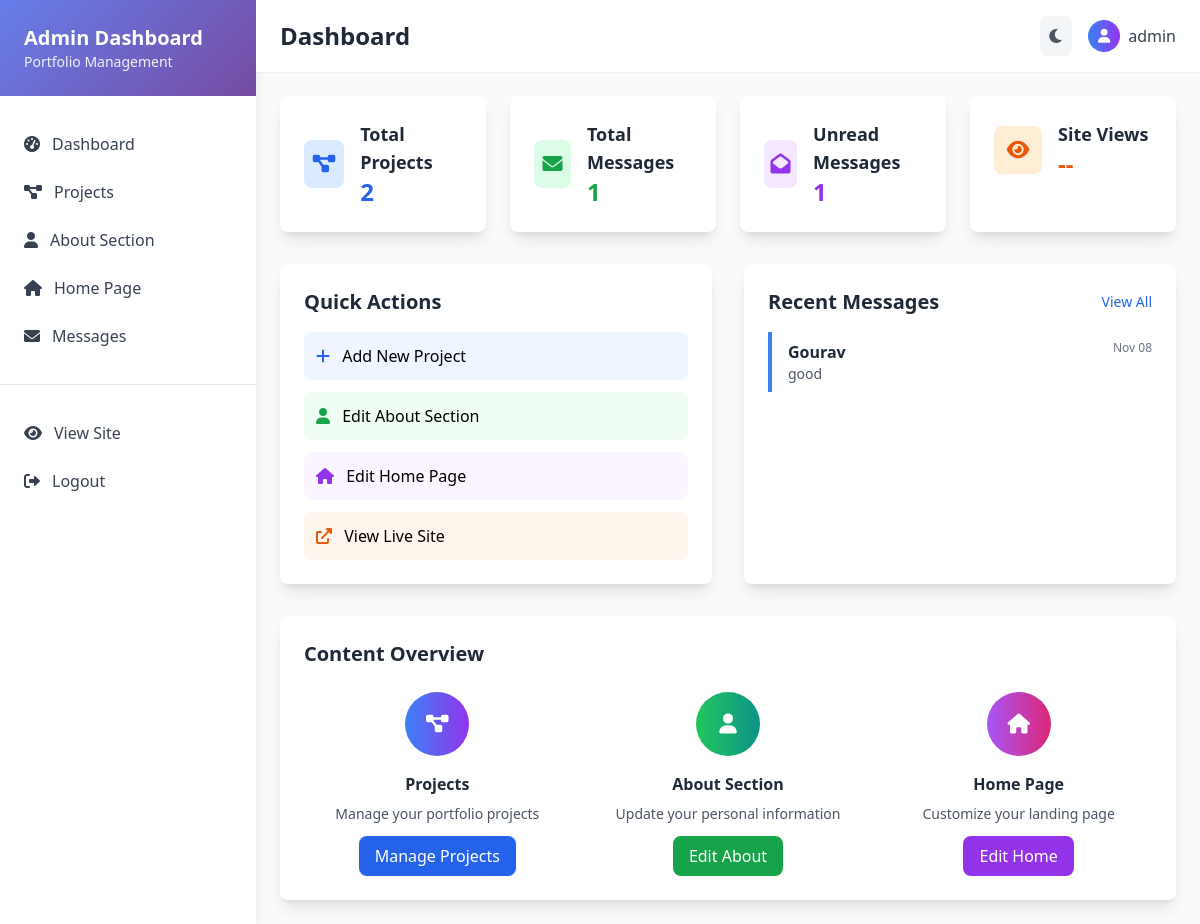
The page /dashboard/ (signed in) on the database its author committed.
### main/models.py (models this page shows, shortened)
class ContactMessage(models.Model):
    name = models.CharField(max_length=100)
    email = models.EmailField()
    subject = models.CharField(max_length=200)
    message = models.TextField()
    created_at = models.DateTimeField(auto_now_add=True)
    is_read = models.BooleanField(default=False)
    class Meta:
        ordering = ['-created_at']

### admin_dashboard/views.py (the view)
# urls.py: path('', views.dashboard, name='dashboard'),
@login_required
def dashboard(request):
    context = {
        'total_projects': Project.objects.count(),
        'total_messages': ContactMessage.objects.count(),
        'unread_messages': ContactMessage.objects.filter(is_read=False).count(),
        'recent_messages': ContactMessage.objects.order_by('-created_at')[:5],
    }
    return render(request, 'admin_dashboard/dashboard.html', context)

### templates/admin_dashboard/dashboard.html (shortened to what this page needs)
{% extends 'admin_dashboard/base.html' %}
{% block page_title %}Dashboard{% endblock %}
{% block content %}
<div class="grid grid-cols-1 md:grid-cols-2 lg:grid-cols-4 gap-6 mb-8">
    <div class="card-hover bg-white dark:bg-gray-800 p-6 rounded-lg shadow-lg">
        <div class="flex items-center">
            <div class="w-12 h-12 bg-blue-100 dark:bg-blue-900 rounded-lg flex items-center justify-center">
                <i class="fas fa-project-diagram text-blue-600 dark:text-blue-400 text-xl"></i>
            </div>
            <div class="ml-4">
                <h3 class="text-lg font-semibold text-gray-800 dark:text-white">Total Projects</h3>
                <p class="text-2xl font-bold text-blue-600">{{ total_projects }}</p>
            </div>
        </div>
    </div>
    <div class="card-hover bg-white dark:bg-gray-800 p-6 rounded-lg shadow-lg">
        <div class="flex items-center">
            <div class="w-12 h-12 bg-green-100 dark:bg-green-900 rounded-lg flex items-center justify-center">
                <i class="fas fa-envelope text-green-600 dark:text-green-400 text-xl"></i>
            </div>
            <div class="ml-4">
                <h3 class="text-lg font-semibold text-gray-800 dark:text-white">Total Messages</h3>
                <p class="text-2xl font-bold text-green-600">{{ total_messages }}</p>
            </div>
        </div>
    </div>
    <div class="card-hover bg-white dark:bg-gray-800 p-6 rounded-lg shadow-lg">
        <div class="flex items-center">
            <div class="w-12 h-12 bg-purple-100 dark:bg-purple-900 rounded-lg flex items-center justify-center">
                <i class="fas fa-envelope-open text-purple-600 dark:text-purple-400 text-xl"></i>
            </div>
            <div class="ml-4">
                <h3 class="text-lg font-semibold text-gray-800 dark:text-white">Unread Messages</h3>
                <p class="text-2xl font-bold text-purple-600">{{ unread_messages }}</p>
            </div>
        </div>
    </div>
    <div class="card-hover bg-white dark:bg-gray-800 p-6 rounded-lg shadow-lg">
        <div class="flex items-center">
            <div class="w-12 h-12 bg-orange-100 dark:bg-orange-900 rounded-lg flex items-center justify-center">
                <i class="fas fa-eye text-orange-600 dark:text-orange-400 text-xl"></i>
            </div>
            <div class="ml-4">
                <h3 class="text-lg font-semibold text-gray-800 dark:text-white">Site Views</h3>
                <p class="text-2xl font-bold text-orange-600">--</p>
            </div>
        </div>
    </div>
</div>
<div class="grid grid-cols-1 lg:grid-cols-2 gap-8">
    <div class="bg-white dark:bg-gray-800 p-6 rounded-lg shadow-lg">
        <h3 class="text-xl font-bold text-gray-800 dark:text-white mb-4">Quick Actions</h3>
        <div class="space-y-3">
            <a href="{% url 'admin_dashboard:project_create' %}" class="block w-full text-left p-3 bg-blue-50 dark:bg-blue-900/20 hover:bg-blue-100 dark:hover:bg-blue-900/30 rounded-lg transition-colors">
                <i class="fas fa-plus text-blue-600 mr-2"></i>
                Add New Project
            </a>
            <a href="{% url 'admin_dashboard:about_edit' %}" class="block w-full text-left p-3 bg-green-50 dark:bg-green-900/20 hover:bg-green-100 dark:hover:bg-green-900/30 rounded-lg transition-colors">
                <i class="fas fa-user text-green-600 mr-2"></i>
                Edit About Section
            </a>
            <a href="{% url 'admin_dashboard:home_edit' %}" class="block w-full text-left p-3 bg-purple-50 dark:bg-purple-900/20 hover:bg-purple-100 dark:hover:bg-purple-900/30 rounded-lg transition-colors">
                <i class="fas fa-home text-purple-600 mr-2"></i>
                Edit Home Page
            </a>
            <a href="{% url 'main:home' %}" target="_blank" class="block w-full text-left p-3 bg-orange-50 dark:bg-orange-900/20 hover:bg-orange-100 dark:hover:bg-orange-900/30 rounded-lg transition-colors">
                <i class="fas fa-external-link-alt text-orange-600 mr-2"></i>
                View Live Site
            </a>
        </div>
    </div>
    <div class="bg-white dark:bg-gray-800 p-6 rounded-lg shadow-lg">
        <div class="flex items-center justify-between mb-4">
            <h3 class="text-xl font-bold text-gray-800 dark:text-white">Recent Messages</h3>
            <a href="{% url 'admin_dashboard:messages_list' %}" class="text-blue-600 hover:text-blue-800 text-sm">View All</a>
        </div>
        {% if recent_messages %}
            <div class="space-y-3">
                {% for message in recent_messages %}
                    <div class="border-l-4 {% if message.is_read %}border-gray-300{% else %}border-blue-500{% endif %} pl-4 py-2">
                        <div class="flex justify-between items-start">
                            <div>
                                <h4 class="font-semibold text-gray-800 dark:text-white">{{ message.name }}</h4>
                                <p class="text-sm text-gray-600 dark:text-gray-400">{{ message.subject|truncatechars:50 }}</p>
                            </div>
                            <span class="text-xs text-gray-500 dark:text-gray-400">{{ message.created_at|date:"M d" }}</span>
                        </div>
                    </div>
                {% endfor %}
            </div>
        {% else %}
            <p class="text-gray-500 dark:text-gray-400 text-center py-8">No messages yet</p>
        {% endif %}
    </div>
</div>
<div class="mt-8 bg-white dark:bg-gray-800 p-6 rounded-lg shadow-lg">
    <h3 class="text-xl font-bold text-gray-800 dark:text-white mb-6">Content Overview</h3>
    <div class="grid grid-cols-1 md:grid-cols-3 gap-6">
        <div class="text-center">
            <div class="w-16 h-16 bg-gradient-to-r from-blue-500 to-purple-600 rounded-full mx-auto mb-4 flex items-center justify-center">
                <i class="fas fa-project-diagram text-white text-xl"></i>
            </div>
            <h4 class="font-semibold text-gray-800 dark:text-white mb-2">Projects</h4>
            <p class="text-gray-600 dark:text-gray-400 text-sm">Manage your portfolio projects</p>
            <a href="{% url 'admin_dashboard:projects_list' %}" class="inline-block mt-3 px-4 py-2 bg-blue-600 text-white rounded-lg hover:bg-blue-700 transition-colors">
                Manage Projects
            </a>
        </div>
        <div class="text-center">
            <div class="w-16 h-16 bg-gradient-to-r from-green-500 to-teal-600 rounded-full mx-auto mb-4 flex items-center justify-center">
                <i class="fas fa-user text-white text-xl"></i>
            </div>
            <h4 class="font-semibold text-gray-800 dark:text-white mb-2">About Section</h4>
            <p class="text-gray-600 dark:text-gray-400 text-sm">Update your personal information</p>
            <a href="{% url 'admin_dashboard:about_edit' %}" class="inline-block mt-3 px-4 py-2 bg-green-600 text-white rounded-lg hover:bg-green-700 transition-colors">
                Edit About
            </a>
        </div>
        <div class="text-center">
            <div class="w-16 h-16 bg-gradient-to-r from-purple-500 to-pink-600 rounded-full mx-auto mb-4 flex items-center justify-center">
                <i class="fas fa-home text-white text-xl"></i>
            </div>
            <h4 class="font-semibold text-gray-800 dark:text-white mb-2">Home Page</h4>
            <p class="text-gray-600 dark:text-gray-400 text-sm">Customize your landing page</p>
            <a href="{% url 'admin_dashboard:home_edit' %}" class="inline-block mt-3 px-4 py-2 bg-purple-600 text-white rounded-lg hover:bg-purple-700 transition-colors">
                Edit Home
            </a>
        </div>
    </div>
</div>
{% endblock %}

### templates/admin_dashboard/base.html (shortened to what this page needs)
{% load static %}
<!DOCTYPE html>
<html lang="en" class="{% if request.user.is_authenticated and request.user.profile.theme %}dark{% endif %}">
<head>
    <script src="https://cdn.tailwindcss.com"></script>
    <link rel="stylesheet" href="https://cdnjs.cloudflare.com/ajax/libs/font-awesome/6.0.0/css/all.min.css">
</head>
<body class="bg-gray-50 dark:bg-gray-900 font-sans">
    <div class="flex h-screen">
        <div class="w-64 bg-white dark:bg-gray-800 shadow-lg">
            <div class="p-6 gradient-bg text-white">
                <h1 class="text-xl font-bold">Admin Dashboard</h1>
                <p class="text-sm opacity-90">Portfolio Management</p>
            </div>
            <nav class="mt-6">
                <a href="{% url 'admin_dashboard:dashboard' %}"
                   class="sidebar-item flex items-center px-6 py-3 text-gray-700 dark:text-gray-300 hover:text-white transition-colors">
                    <i class="fas fa-tachometer-alt mr-3"></i>
                    Dashboard
                </a>
                <a href="{% url 'admin_dashboard:projects_list' %}"
                   class="sidebar-item flex items-center px-6 py-3 text-gray-700 dark:text-gray-300 hover:text-white transition-colors">
                    <i class="fas fa-project-diagram mr-3"></i>
                    Projects
                </a>
                <a href="{% url 'admin_dashboard:about_edit' %}"
                   class="sidebar-item flex items-center px-6 py-3 text-gray-700 dark:text-gray-300 hover:text-white transition-colors">
                    <i class="fas fa-user mr-3"></i>
                    About Section
                </a>
                <a href="{% url 'admin_dashboard:home_edit' %}"
                   class="sidebar-item flex items-center px-6 py-3 text-gray-700 dark:text-gray-300 hover:text-white transition-colors">
                    <i class="fas fa-home mr-3"></i>
                    Home Page
                </a>
                <a href="{% url 'admin_dashboard:messages_list' %}"
                   class="sidebar-item flex items-center px-6 py-3 text-gray-700 dark:text-gray-300 hover:text-white transition-colors">
                    <i class="fas fa-envelope mr-3"></i>
                    Messages
                </a>
                <hr class="my-6 border-gray-200 dark:border-gray-700">
                <a href="{% url 'main:home' %}" target="_blank"
                   class="sidebar-item flex items-center px-6 py-3 text-gray-700 dark:text-gray-300 hover:text-white transition-colors">
                    <i class="fas fa-eye mr-3"></i>
                    View Site
                </a>
                <a href="{% url 'admin:logout' %}"
                   class="sidebar-item flex items-center px-6 py-3 text-gray-700 dark:text-gray-300 hover:text-white transition-colors">
                    <i class="fas fa-sign-out-alt mr-3"></i>
                    Logout
                </a>
            </nav>
        </div>
        <div class="flex-1 flex flex-col">
            <header class="bg-white dark:bg-gray-800 shadow-sm">
                <div class="px-6 py-4 flex items-center justify-between">
                    <h2 class="text-2xl font-bold text-gray-800 dark:text-white">{% block page_title %}Dashboard{% endblock %}</h2>
                    <div class="flex items-center space-x-4">
                        <button id="darkModeToggle" class="p-2 rounded-lg bg-gray-100 dark:bg-gray-700 text-gray-600 dark:text-gray-300">
                            <i class="fas fa-moon dark:hidden"></i>
                        </button>
                        <div class="flex items-center space-x-2">
                            <div class="w-8 h-8 bg-gradient-to-r from-blue-500 to-purple-600 rounded-full flex items-center justify-center">
                                <i class="fas fa-user text-white text-sm"></i>
                            </div>
                            <span class="text-gray-700 dark:text-gray-300">{{ request.user.username }}</span>
                        </div>
                    </div>
                </div>
            </header>
            <main class="flex-1 p-6 overflow-y-auto">
                {% block content %}{% endblock %}
            </main>
        </div>
    </div>
</body>
</html>

### templates/admin_dashboard/base.html (style rules this page uses)
.gradient-bg { background: linear-gradient(135deg, #667eea 0%, #764ba2 100%); }
.card-hover { transition: all 0.3s ease; }

### rows shown on the page
ContactMessage: name "Gourav", subject "good", created_at "Nov 08"

### other values the page prints
{{ request.user.username }} "admin"
{{ total_projects }} "2"
{{ total_messages }} "1"
{{ unread_messages }} "1"
